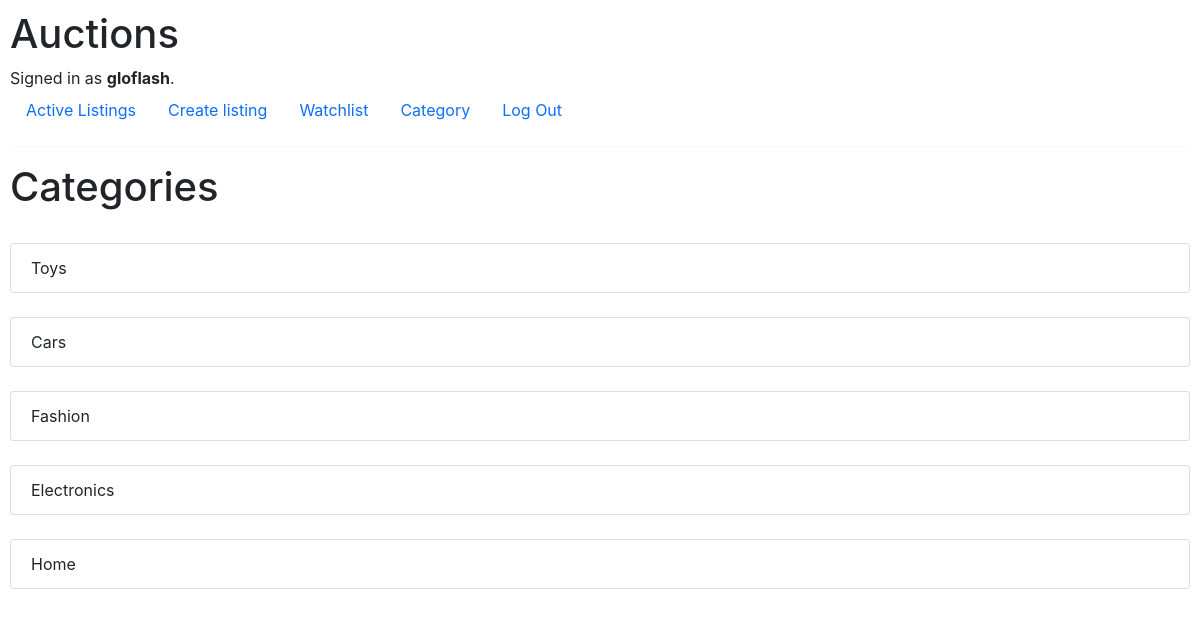
Screenshot of /Categories (signed in) with the database file from the repository.
### auctions/models.py (models this page shows, shortened)
class User(AbstractUser):
    pass

class Category(models.Model):
    name = models.CharField(max_length=100, unique=True)
    class Meta:
        verbose_name_plural = "Categories"

### auctions/views.py (the view)
# urls.py: path("Categories", views.display_category, name="category"),
def display_category(request):
    context = {
        'categories': Category.objects.all()
    }
    return render(request, 'auctions/category.html', context)

### auctions/templates/auctions/category.html
{% extends "auctions/layout.html" %}
{% block body %}
    <h1>Categories</h1>
    <ul class="list-group">
        {% for category in categories %}
            <a href="{% url 'categoryItem' category.id %}"><li class="list-group-item mt-4">{{category.name}}</li></a>
        {% endfor %}
    </ul>
{% endblock %}

### auctions/templates/auctions/layout.html (shortened to what this page needs)
{% load static %}
<!DOCTYPE html>
<html lang="en">
    <head>
        <link href="{% static 'auctions/styles.css' %}" rel="stylesheet">
        <link rel="stylesheet" href="{% static 'auctions/bootstrap.min.css'%}">
        <link rel="stylesheet" href="https://stackpath.bootstrapcdn.com/bootstrap/4.4.1/css/bootstrap.min.css">
    </head>
    <body class="">
        <h1>Auctions</h1>
        <div>
            {% if user.is_authenticated %}
                Signed in as <strong>{{ user.username }}</strong>.
            {% else %}
                Not signed in.
            {% endif %}
        </div>
        <ul class="nav">
            <li class="nav-item">
                <a class="nav-link" href="{% url 'index' %}">Active Listings</a>
            </li>
            {% if user.is_authenticated %}
                <li class="nav-item">
                    <a href="{% url 'createlisting' %}" class="nav-link">Create listing</a>
                </li>
                <li class="nav-item">
                    <a href="{% url 'watchlist' %}" class="nav-link">Watchlist</a>
                </li>
                <li class="nav-item">
                    <a href="{% url 'category' %}" class="nav-link">Category</a>
                </li>
                <li class="nav-item">
                    <a class="nav-link" href="{% url 'logout' %}">Log Out</a>
                </li>
            {% endif %}
        </ul>
        <hr>
        {% block body %}
        {% endblock %}
    </body>
</html>

### auctions/static/auctions/styles.css (style rules this page uses)
body { padding: 10px }

### rows the page displays
User: username "gloflash"
Category: name "Toys"
Category: name "Cars"
Category: name "Fashion"
Category: name "Electronics"
Category: name "Home"
